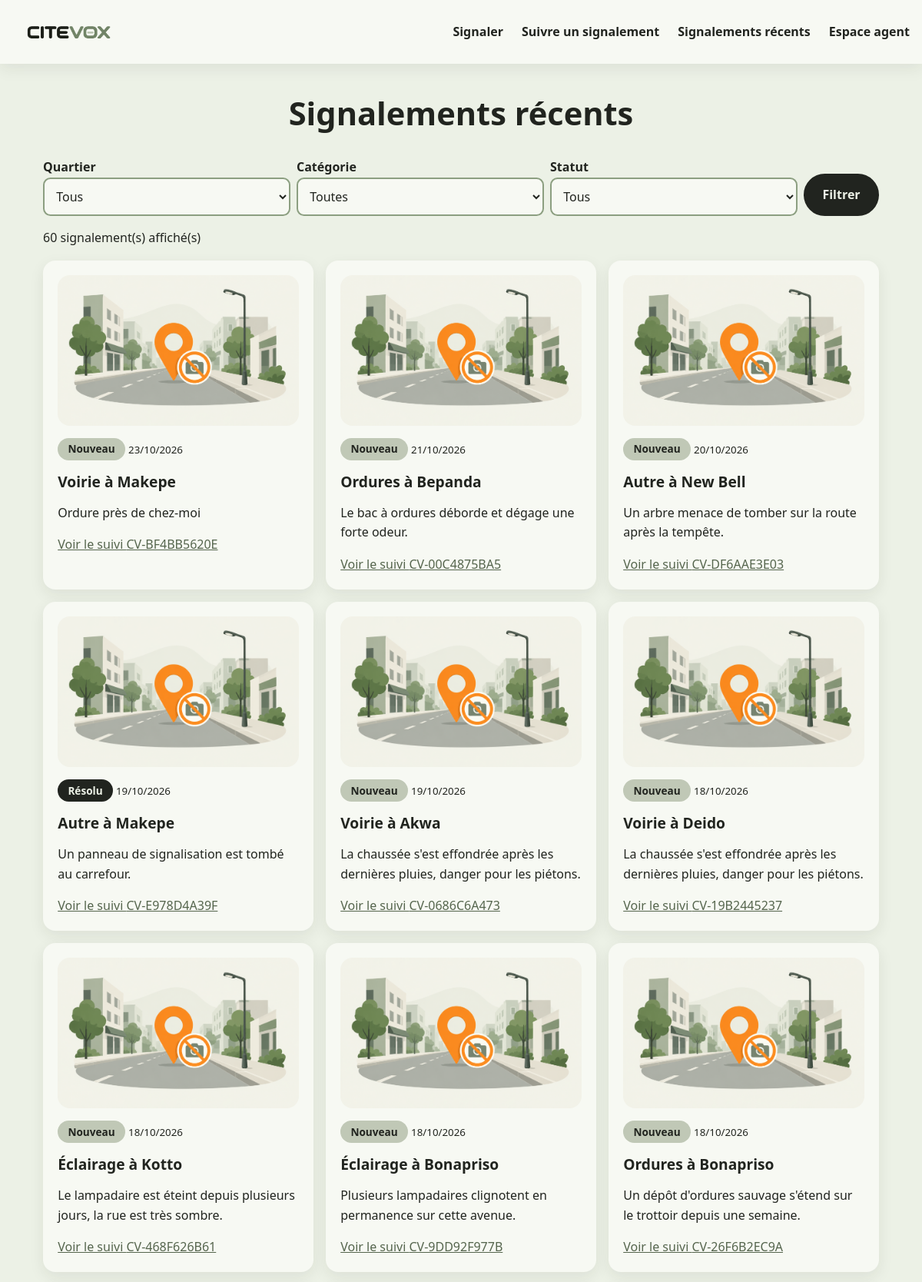
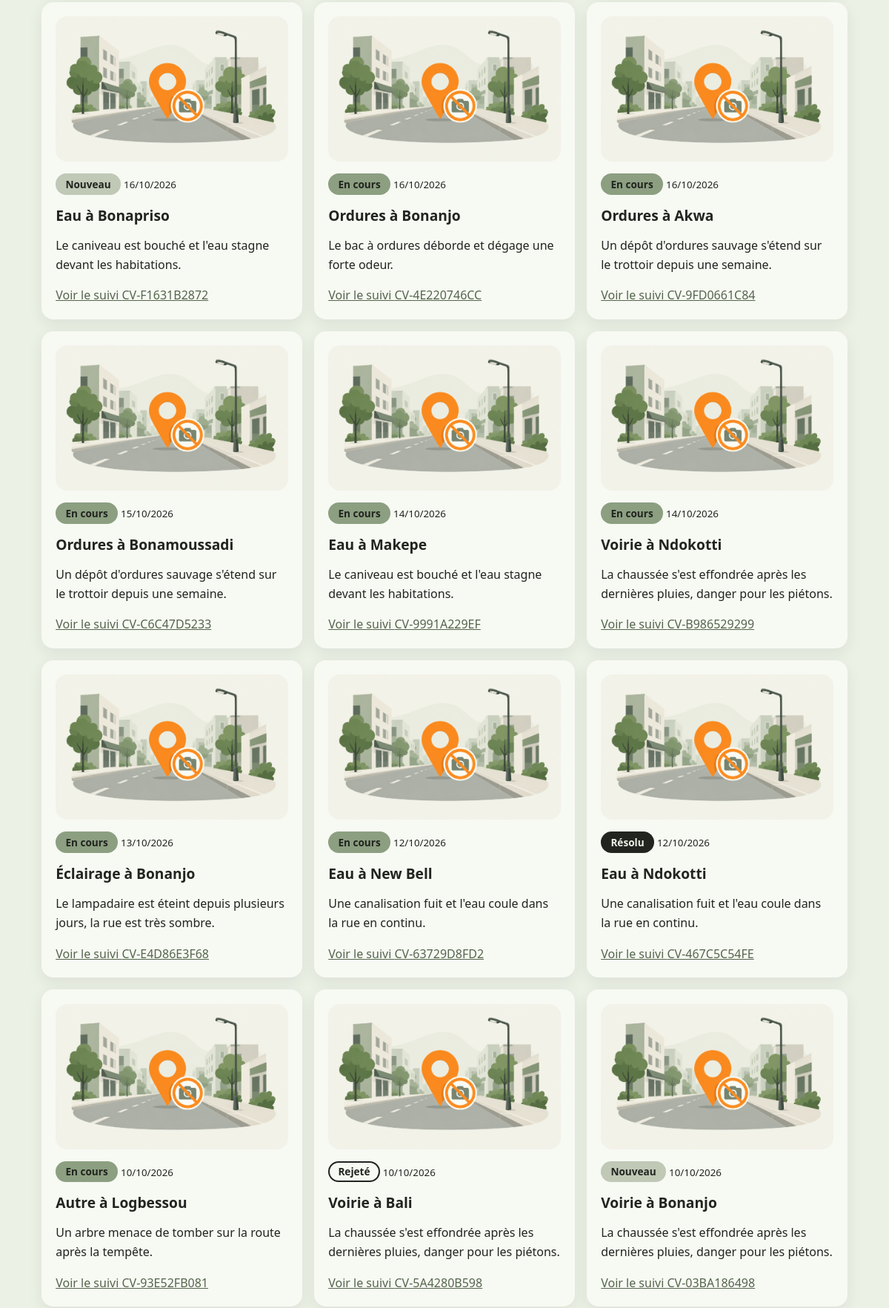
Page /signalements (upper part) on the committed database (2 pictures, top to bottom).
### tables this page shows
CREATE TABLE signalements (
    id INTEGER PRIMARY KEY AUTOINCREMENT,
    code_suivi TEXT NOT NULL UNIQUE,
    categorie_id INTEGER NOT NULL REFERENCES categories(id),
    quartier_id INTEGER NOT NULL REFERENCES quartiers(id),
    description TEXT NOT NULL CHECK (length(description) >= 20),
    reperage TEXT NOT NULL,
    telephone TEXT NOT NULL CHECK (length(telephone) = 9),
    photo TEXT,                         -- nom généré par le serveur (facultatif)
    statut TEXT NOT NULL DEFAULT 'nouveau'
        CHECK (statut IN ('nouveau', 'en_cours', 'resolu', 'rejete')),
    cree_le TEXT NOT NULL DEFAULT CURRENT_TIMESTAMP   -- UTC
);

CREATE TABLE categories (
    id INTEGER PRIMARY KEY AUTOINCREMENT,
    nom TEXT NOT NULL UNIQUE,
    slug TEXT NOT NULL UNIQUE,          -- nom des images : images/categories/<slug>.jpg
    service TEXT NOT NULL               -- service responsable
);

CREATE TABLE quartiers (
    id INTEGER PRIMARY KEY AUTOINCREMENT,
    nom TEXT NOT NULL UNIQUE
);

### app.py (the view)
@app.route("/signalements")
def signalements():
    f, lignes = lister()
    return render_template("signalements.html", f=f, lignes=lignes, admin=False, **listes())

### app.py (called while the page is built)
def get_db():
    if "db" not in g:
        g.db = sqlite3.connect(app.config["DATABASE"])
        g.db.row_factory = sqlite3.Row
        g.db.execute("PRAGMA foreign_keys = ON")
    return g.db

@app.teardown_appcontext
def fermer_db(exception):
    db = g.pop("db", None)
    if db is not None:
        db.close()

def requete(sql, params=(), un=False):
    curseur = get_db().execute(sql, params)
    return curseur.fetchone() if un else curseur.fetchall()

def listes():
    return {"categories": requete("SELECT * FROM categories ORDER BY id"),
            "quartiers": requete("SELECT * FROM quartiers ORDER BY nom")}

@app.before_request
def preparer_requete():
    if request.method == "POST":
        attendu, recu = session.get("csrf", ""), request.form.get("csrf", "")
        if not attendu or not hmac.compare_digest(recu.encode(), attendu.encode()):
            abort(400)
    g.agent = None
    if "agent_id" in session:
        g.agent = requete("SELECT * FROM agents WHERE id = ?", (session["agent_id"],), un=True)

@app.after_request
def entetes_securite(reponse):
    reponse.headers["X-Content-Type-Options"] = "nosniff"
    reponse.headers["Content-Security-Policy"] = "default-src 'self'; img-src 'self' blob:"
    return reponse

@app.context_processor
def contexte():
    return {"agent": g.get("agent"), "STATUTS": STATUTS}

@app.template_filter()
def date_fr(valeur):
    return datetime.strptime(valeur, "%Y-%m-%d %H:%M:%S").strftime("%d/%m/%Y")

def lister(service=None):
    f = {"quartier": request.args.get("quartier", type=int), "categorie": request.args.get("categorie", type=int),
         "statut": request.args.get("statut", "")}
    sql, params = SQL_LISTE, []
    if service:
        sql += " AND c.service = ?"
        params.append(service)
    if f["quartier"]:
        sql += " AND s.quartier_id = ?"
        params.append(f["quartier"])
    if f["categorie"]:
        sql += " AND s.categorie_id = ?"
        params.append(f["categorie"])
    if f["statut"] in STATUTS:
        sql += " AND s.statut = ?"
        params.append(f["statut"])
    return f, requete(sql + " ORDER BY s.cree_le DESC, s.id DESC LIMIT 60", params)

### templates/signalements.html (shortened to what this page needs)
{% extends "base.html" %}
{% block contenu %}
<h1>{% if admin %}Dossiers de votre service{% else %}Signalements récents{% endif %}</h1>
<form class="filtres" method="get">
  <div>
    <label for="quartier">Quartier</label>
    <select id="quartier" name="quartier">
      <option value="">Tous</option>
    </select>
  </div>
  <div>
    <label for="categorie">Catégorie</label>
    <select id="categorie" name="categorie">
      <option value="">Toutes</option>
    </select>
  </div>
  <div>
    <label for="statut">Statut</label>
    <select id="statut" name="statut">
      <option value="">Tous</option>
    </select>
  </div>
  <button class="bouton" type="submit">Filtrer</button>
</form>
<p>{{ lignes|length }} signalement(s) affiché(s)</p>
<ul class="cartes">
  {% for s in lignes %}
  <li class="carte">
    {% if s.photo %}<img class="visuel" src="{{ url_for('static', filename='uploads/' ~ s.photo) }}" alt="Photo du problème signalé">
    {% else %}<div class="placeholder visuel" role="img" aria-label="Pas de photo pour ce signalement"></div>{% endif %}
    <p><span class="statut {{ s.statut }}">{{ STATUTS[s.statut] }}</span> <small>{{ s.cree_le|date_fr }}</small></p>
    <h2>{{ s.categorie }} à {{ s.quartier }}</h2>
    <p>{{ s.description|truncate(110) }}</p>
    {% if admin %}
    <a href="{{ url_for('admin_detail', id_signalement=s.id) }}">Gérer le dossier {{ s.code_suivi }}</a>
    {% else %}
    <a href="{{ url_for('suivre', code=s.code_suivi) }}">Voir le suivi {{ s.code_suivi }}</a>
    {% endif %}
  </li>
  {% else %}
  <li class="carte">Aucun signalement ne correspond à ces filtres.</li>
  {% endfor %}
</ul>
{% endblock %}

### static/css/style.css (style rules this page uses)
:root { --ivory: #ecf1e6; --ash-grey: #c0c8b6; --ash-grey-2: #c8d1be; --carbon-black: #21241f; --muted-teal: #8c9f81; --teal-fonce: #55654d; --carte: #f7f9f3; --rayon: 1rem; --ombre: 0 .4rem 1.2rem rgba(33, 36, 31, .08); }
* { box-sizing: border-box; }
body { margin: 0; font-family: "Segoe UI", Arial, sans-serif; line-height: 1.6; color: var(--carbon-black); background: var(--ivory); }
h1 { font-size: 1.9rem; line-height: 1.2; margin: 1.5rem 0 1rem; }
h2 { font-size: 1.5rem; line-height: 1.25; margin: 2.5rem 0 1rem; }
a { color: var(--teal-fonce); }
img { max-width: 100%; height: auto; display: block; }
.bouton { display: inline-block; padding: .8rem 1.4rem; border: 2px solid var(--carbon-black); border-radius: 2rem; background: var(--carbon-black); color: var(--ivory); font: inherit; font-weight: 700; text-decoration: none; cursor: pointer; }
.visuel { width: 100%; aspect-ratio: 4 / 3; object-fit: cover; border-radius: var(--rayon); }
.cartes, .chiffres { display: grid; gap: 1rem; grid-template-columns: 1fr; list-style: none; margin: 0; padding: 0; }
.carte, .chiffre { margin: 0; padding: 1.2rem; border-radius: var(--rayon); background: var(--carte); box-shadow: var(--ombre); }
.carte .visuel { margin-bottom: .8rem; aspect-ratio: 16 / 10; }
.carte h2 { margin: .5rem 0; font-size: 1.2rem; }
h1:not(#accueil), .precedes-form { text-align: center; }
label { display: block; margin-top: 1rem; font-weight: 600; }
input, select, textarea { width: 100%; padding: .7rem; border: 2px solid var(--muted-teal); border-radius: .6rem; background: var(--carte); color: inherit; font: inherit; }
.filtres { display: grid; gap: .5rem; }
.filtres .bouton { margin-top: 1rem; }
.statut { display: inline-block; padding: .1rem .7rem; border: 2px solid transparent; border-radius: 1rem; background: var(--ash-grey); font-size: .85rem; font-weight: 700; }
.statut.en_cours { background: var(--muted-teal); }
.statut.resolu { background: var(--carbon-black); color: var(--ivory); }
.statut.rejete { background: transparent; border-color: var(--carbon-black); }
@media (min-width: 768px) { .cartes { grid-template-columns: repeat(2, 1fr); } }
@media (min-width: 768px) { .filtres { grid-template-columns: repeat(3, 1fr) auto; align-items: end; } }
@media (min-width: 992px) { h1 { font-size: 2.6rem; } }
@media (min-width: 992px) { .cartes { grid-template-columns: repeat(3, 1fr); } }

### rows in the picture
signalements: photo (placeholder picture), statut "Nouveau", cree_le "23/10/2026", categorie "Voirie", quartier "Makepe", description "Ordure près de chez-moi", code_suivi "CV-BF4BB5620E"
signalements: photo (placeholder picture), statut "Nouveau", cree_le "21/10/2026", categorie "Ordures", quartier "Bepanda", description "Le bac à ordures déborde et dégage une forte odeur.", code_suivi "CV-00C4875BA5"
signalements: photo (placeholder picture), statut "Nouveau", cree_le "20/10/2026", categorie "Autre", quartier "New Bell", description "Un arbre menace de tomber sur la route après la tempête.", code_suivi "CV-DF6AAE3E03"
signalements: photo (placeholder picture), statut "Résolu", cree_le "19/10/2026", categorie "Autre", quartier "Makepe", description "Un panneau de signalisation est tombé au carrefour.", code_suivi "CV-E978D4A39F"
signalements: photo (placeholder picture), statut "Nouveau", cree_le "19/10/2026", categorie "Voirie", quartier "Akwa", description "La chaussée s'est effondrée après les dernières pluies, danger pour les piétons.", code_suivi "CV-0686C6A473"
signalements: photo (placeholder picture), statut "Nouveau", cree_le "18/10/2026", categorie "Voirie", quartier "Deido", description "La chaussée s'est effondrée après les dernières pluies, danger pour les piétons.", code_suivi "CV-19B2445237"
signalements: photo (placeholder picture), statut "Nouveau", cree_le "18/10/2026", categorie "Éclairage", quartier "Kotto", description "Le lampadaire est éteint depuis plusieurs jours, la rue est très sombre.", code_suivi "CV-468F626B61"
signalements: photo (placeholder picture), statut "Nouveau", cree_le "18/10/2026", categorie "Éclairage", quartier "Bonapriso", description "Plusieurs lampadaires clignotent en permanence sur cette avenue.", code_suivi "CV-9DD92F977B"
signalements: photo (placeholder picture), statut "Nouveau", cree_le "18/10/2026", categorie "Ordures", quartier "Bonapriso", description "Un dépôt d'ordures sauvage s'étend sur le trottoir depuis une semaine.", code_suivi "CV-26F6B2EC9A"
signalements: photo (placeholder picture), statut "Nouveau", cree_le "16/10/2026", categorie "Eau", quartier "Bonapriso", description "Le caniveau est bouché et l'eau stagne devant les habitations.", code_suivi "CV-F1631B2872"
signalements: photo (placeholder picture), statut "En cours", cree_le "16/10/2026", categorie "Ordures", quartier "Bonanjo", description "Le bac à ordures déborde et dégage une forte odeur.", code_suivi "CV-4E220746CC"
signalements: photo (placeholder picture), statut "En cours", cree_le "16/10/2026", categorie "Ordures", quartier "Akwa", description "Un dépôt d'ordures sauvage s'étend sur le trottoir depuis une semaine.", code_suivi "CV-9FD0661C84"
signalements: photo (placeholder picture), statut "En cours", cree_le "15/10/2026", categorie "Ordures", quartier "Bonamoussadi", description "Un dépôt d'ordures sauvage s'étend sur le trottoir depuis une semaine.", code_suivi "CV-C6C47D5233"
signalements: photo (placeholder picture), statut "En cours", cree_le "14/10/2026", categorie "Eau", quartier "Makepe", description "Le caniveau est bouché et l'eau stagne devant les habitations.", code_suivi "CV-9991A229EF"
signalements: photo (placeholder picture), statut "En cours", cree_le "14/10/2026", categorie "Voirie", quartier "Ndokotti", description "La chaussée s'est effondrée après les dernières pluies, danger pour les piétons.", code_suivi "CV-B986529299"
signalements: photo (placeholder picture), statut "En cours", cree_le "13/10/2026", categorie "Éclairage", quartier "Bonanjo", description "Le lampadaire est éteint depuis plusieurs jours, la rue est très sombre.", code_suivi "CV-E4D86E3F68"
signalements: photo (placeholder picture), statut "En cours", cree_le "12/10/2026", categorie "Eau", quartier "New Bell", description "Une canalisation fuit et l'eau coule dans la rue en continu.", code_suivi "CV-63729D8FD2"
signalements: photo (placeholder picture), statut "Résolu", cree_le "12/10/2026", categorie "Eau", quartier "Ndokotti", description "Une canalisation fuit et l'eau coule dans la rue en continu.", code_suivi "CV-467C5C54FE"
signalements: photo (placeholder picture), statut "En cours", cree_le "10/10/2026", categorie "Autre", quartier "Logbessou", description "Un arbre menace de tomber sur la route après la tempête.", code_suivi "CV-93E52FB081"
signalements: photo (placeholder picture), statut "Rejeté", cree_le "10/10/2026", categorie "Voirie", quartier "Bali", description "La chaussée s'est effondrée après les dernières pluies, danger pour les piétons.", code_suivi "CV-5A4280B598"
signalements: photo (placeholder picture), statut "Nouveau", cree_le "10/10/2026", categorie "Voirie", quartier "Bonanjo", description "La chaussée s'est effondrée après les dernières pluies, danger pour les piétons.", code_suivi "CV-03BA186498"

### other values in the picture
{{ lignes|length }} "60"
